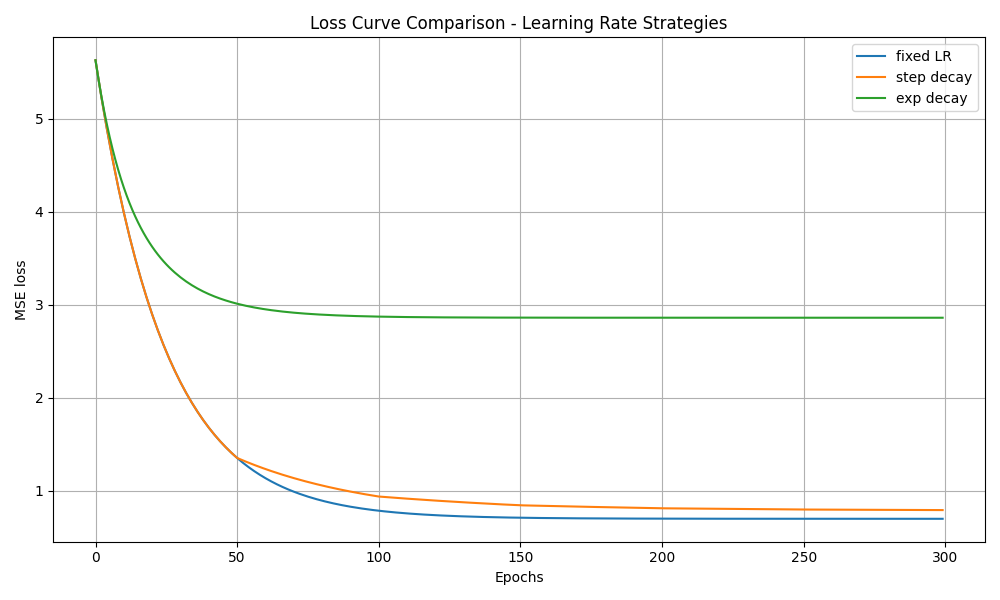

Write the Python code that produced this figure.
import numpy as np
import matplotlib.pyplot as plt
from sklearn.datasets import fetch_california_housing
from sklearn.model_selection import train_test_split
from sklearn.preprocessing import StandardScaler

# ---------------------------
# STEP 1: Load and preprocess California Housing
# ---------------------------

data = fetch_california_housing()
X, y = data.data, data.target

X = X[:, [0]]

X_train, X_test, y_train, y_test = train_test_split(X, y, test_size = 0.2, random_state = 42)

scaler = StandardScaler()
X_train = scaler.fit_transform(X_train)
X_test = scaler.fit_transform(X_test)

# ---------------------------
# STEP 2: Define Learning Rate Schedulers
# ---------------------------

def step_decay(epoch, initial_lr = 0.01, drop = 0.5, epoch_drop = 50):
    return initial_lr * (drop ** (epoch // epoch_drop))

def exp_decay(epoch, initial_lr = 0.01, decay_rate = 0.05):
    return initial_lr * np.exp(-decay_rate * epoch)

# ---------------------------
# STEP 3: Gradient Descent with Scheduler
# ---------------------------

def gradient_descent (X, y, lr = 0.01, epochs = 300, scheduler = None):
    m = 0
    b = 0
    n = len(X)
    loss_history = []
    lr_history = []
    for epoch in range (epochs):
        gradient_m = 0
        gradient_b = 0
        total_error = 0
        for i in range(n):
            x_i = X[i]
            y_i = y[i]

            y_pred = m * x_i + b
            error = y_pred - y_i
            total_error += error ** 2

            gradient_m += (2/n) * error * x_i
            gradient_b += (2/n) * error
        if scheduler:
            lr = scheduler(epoch)
        
        m -= lr * gradient_m
        b -= lr * gradient_b

        avg_loss = total_error / n
        loss_history.append(avg_loss)
        lr_history.append(lr)

    return m, b, loss_history, lr_history

# ---------------------------
# STEP 4: Run with different strategies
# ---------------------------

m1, b1, loss_fixed, _ = gradient_descent(X_train, y_train, lr = 0.01)
m2, b2, loss_step, _ = gradient_descent(X_train, y_train, scheduler = lambda e : step_decay(e))
m3, b3, loss_exp, _ = gradient_descent(X_train, y_train, scheduler = lambda e : exp_decay(e))

# ---------------------------
# STEP 5: Plot Loss Curves
# ---------------------------

plt.figure(figsize=(10,6))
plt.plot(loss_fixed, label = 'fixed LR')
plt.plot(loss_step, label = 'step decay')
plt.plot(loss_exp, label = 'exp decay')
plt.xlabel('Epochs')
plt.ylabel('MSE loss')
plt.title("Loss Curve Comparison - Learning Rate Strategies")
plt.legend()
plt.grid(True)
plt.tight_layout()
plt.show()        
